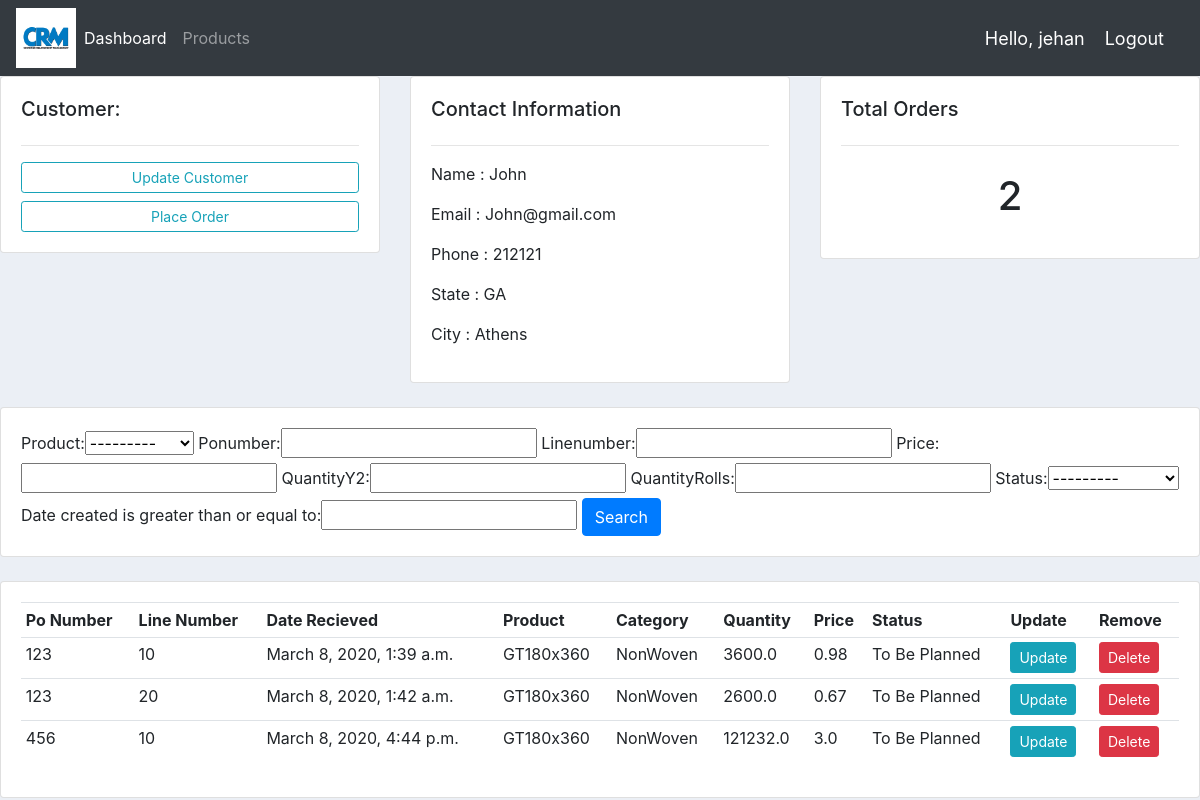
The app's page /customer/2/ (signed in), older data.
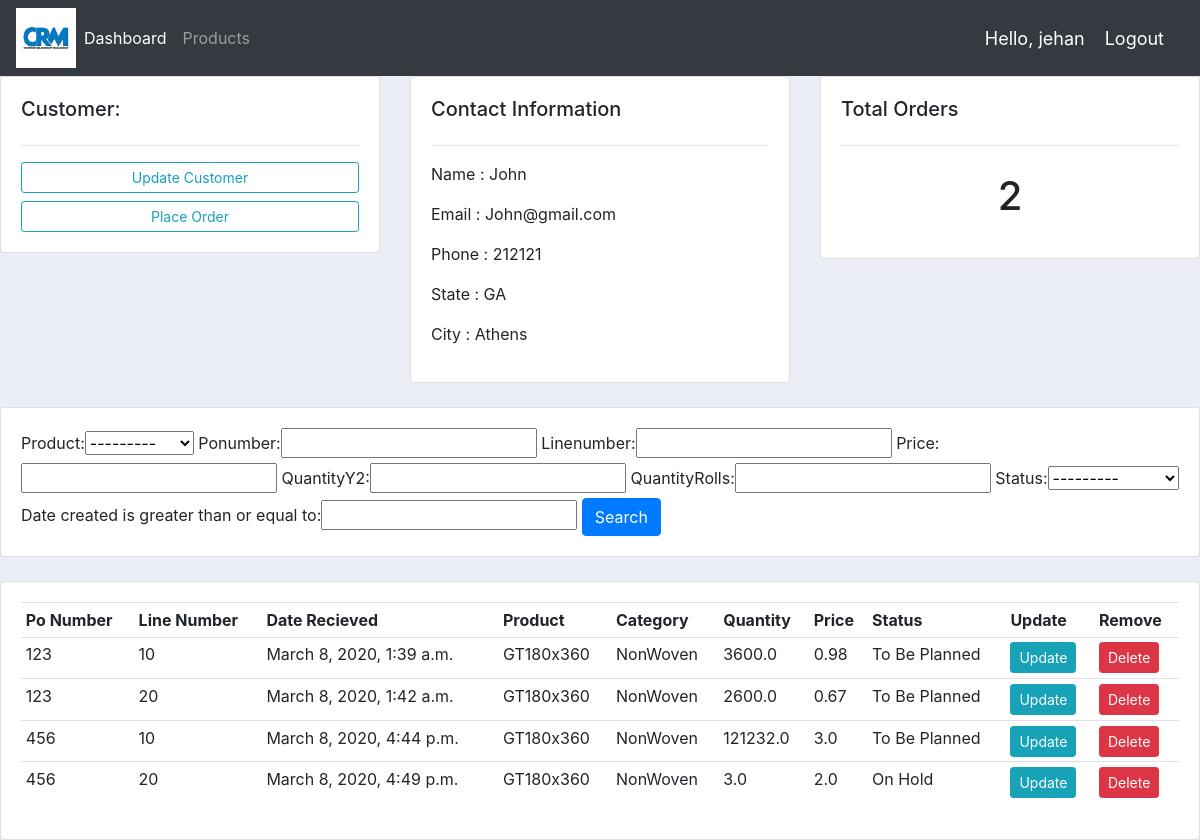
The same page, newer data.
### custmanager/models.py (models this page shows, shortened)
class Order(models.Model):
    STATUS = (('To Be Planned','To Be Planned'),
              ('Planned','Planned'),
              ('On Hold','On Hold'))
    customer = models.ForeignKey(Customer, null=True, on_delete = models.SET_NULL)
    product = models.ForeignKey(Product, null=True, on_delete = models.SET_NULL)
    ponumber = models.CharField(max_length=200, null=True)
    linenumber = models.CharField(max_length=200, null=True)
    price = models.FloatField(null=True)
    QuantityY2 =  models.FloatField(null=True)
    QuantityRolls =  models.FloatField(null=True)
    date_created = models.DateTimeField(auto_now_add=True,null=True)
    status =models.CharField(max_length=200, null=True,choices=STATUS)
    note =  models.CharField(max_length=2000, null=True)

class Product(models.Model):
    CATEGORY = (('NonWoven','NonWoven'),
              ('Woven','Woven'),
              ('Other','Other'))
    name = models.CharField(max_length=200, null=True)
    category = models.CharField(max_length=200, null=True,choices=CATEGORY)
    description =  models.CharField(max_length=200, null=True, blank=True)
    date_created = models.DateTimeField(auto_now_add=True,null=True)
    tags = models.ManyToManyField(Tag)
    def __str__(self):
        return self.name

### custmanager/views.py (the view)
# urls.py: path('customer/<str:pk>/', views.customer, name="customer"),
@login_required(login_url='login')
def customer(request,pk):
    customer = Customer.objects.get(id=pk)
    orders = customer.order_set.all()
    po_count = Order.objects.values('ponumber').order_by().annotate(Count('ponumber',distinct=True))
    my_filter = OrderFilter(request.GET,queryset=orders)
    orders = my_filter.qs
    context = {'customer':customer,'orders':orders,'po_count':po_count,'my_filter':my_filter}
    return render(request, 'custmanager/customer.html',context)

### custmanager/templates/custmanager/customer.html (shortened to what this page needs)
{%extends 'custmanager/main.html' %}
{% block content %}
      <div class="row">
        <div class="col-md">
          <div class="card card-body">
            <h5>Customer:</h5>
            <hr>
            <a class="btn btn-outline-info btn-sm btn-block" href="">Update Customer</a>
            <a class="btn btn-outline-info btn-sm btn-block" href="{% url 'create_order' customer.id %}">Place Order</a>
          </div>
        </div>
        <div class="col-md">
          <div class="card card-body">
            <h5>Contact Information</h5>
            <hr>
            <p>Name :  {{customer.name}}</p>
            <p>Email : {{customer.email}}</p>
            <p>Phone : {{customer.phone}}</p>
            <p>State : {{customer.state}}</p>
            <p>City :  {{customer.city}}</p>
          </div>
        </div>
        <div class="col-md">
		<div class="card card-body">
			<h5>Total Orders</h5>
			<hr>
			<h1 style="text-align: center;padding: 10px">{{po_count.count}}</h1>
		</div>
	</div>
</div>
<br>
<div class="row">
	<div class="col">
		<div class="card card-body">
			<form method="get">
        {{my_filter.form}}
		    <button class="btn btn-primary" type="submit">Search</button>
		  </form>
		</div>
	</div>
</div>
<br>
<div class="row">
	<div class="col-md">
		<div class="card card-body">
			<table class="table table-sm">
				<tr>
          <th>Po Number</th>
          <th>Line Number</th>
          <th>Date Recieved</th>
					<th>Product</th>
					<th>Category</th>
          <th>Quantity</th>
          <th>Price</th>
					<th>Status</th>
					<th>Update</th>
					<th>Remove</th>
				</tr>
        {% for order in orders %}
        <tr>
          <td>{{order.ponumber}}</td>
          <td>{{order.linenumber}}</td>
          <td>{{order.date_created}}</td>
          <td>{{order.product}}</td>
          <td>{{order.product.category}}</td>
          <td>{{order.QuantityY2}}</td>
          <td>{{order.price}}</td>
          <td>{{order.status}}</td>
          <td><a class="btn btn-sm btn-info" href="{% url 'update_order' order.id %}">Update</a></td>
          <td><a class="btn btn-sm btn-danger" href="{% url 'delete_order' order.id %}">Delete</a></td>
        </tr>
        {% endfor %}
			</table>
		</div>
	</div>
</div>
{% endblock %}

Row changes from the older to the newer data that the page shows:
added Order: ponumber "456", linenumber "20", date_created "March 8, 2020, 4:49 p.m.", product "GT180x360", product.category "NonWoven", QuantityY2 "3.0", price "2.0", status "On Hold"
